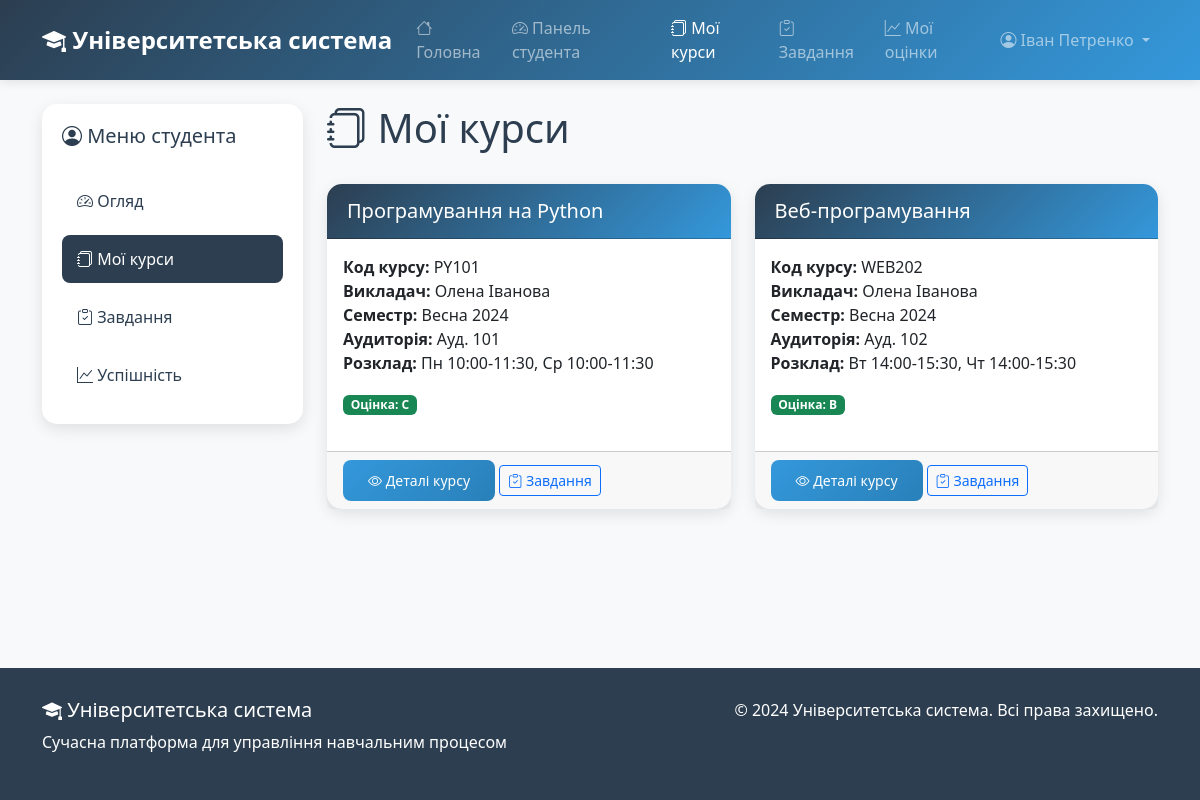
/student/courses/ (signed in), run on an earlier commit of the app's database.
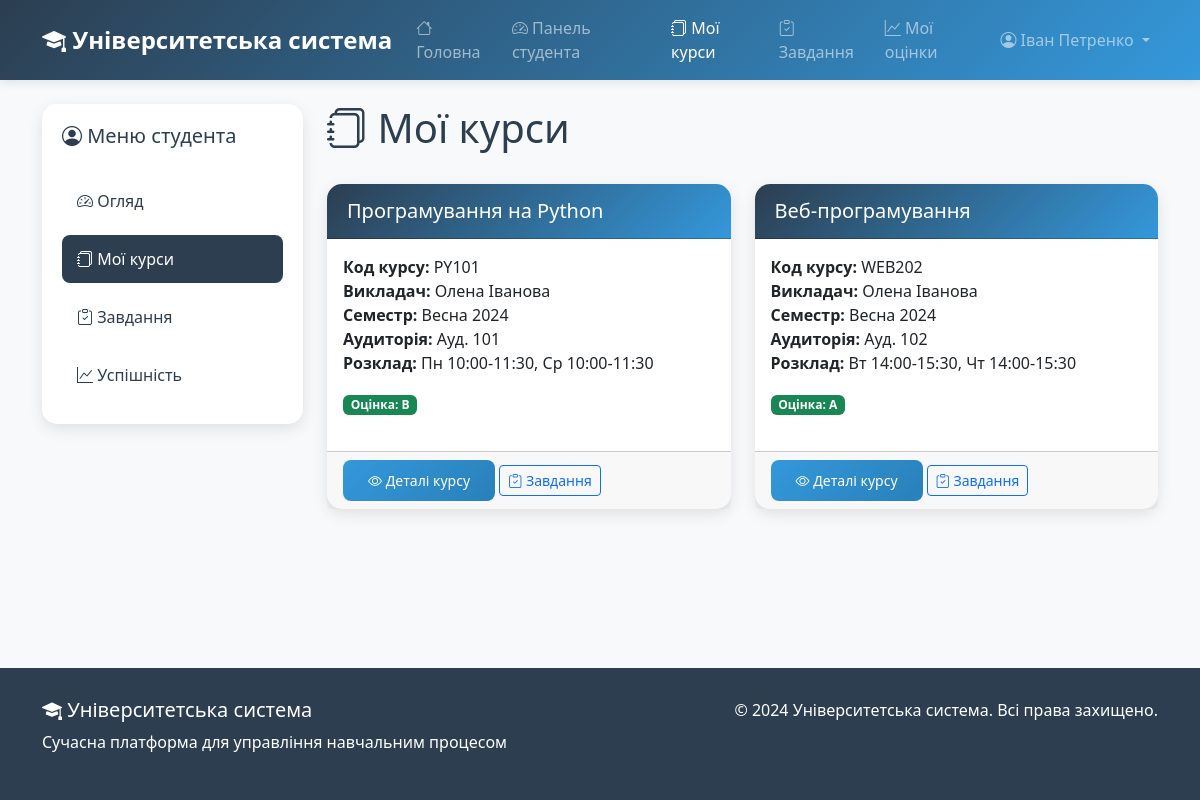
And on a later commit of the database.
### lms/models.py (models this page shows, shortened)
class Enrollment(models.Model):
    student = models.ForeignKey(Student, on_delete=models.CASCADE, verbose_name=_("студент"))
    class_enrolled = models.ForeignKey(Class, on_delete=models.CASCADE, verbose_name=_("заняття"))
    enrollment_date = models.DateField(auto_now_add=True, verbose_name=_("дата запису"))
    grade = models.CharField(max_length=2, blank=True, null=True, verbose_name=_("оцінка"))
    class Meta:
        unique_together = ('student', 'class_enrolled')
        verbose_name = _("запис")
        verbose_name_plural = _("записи")

class Class(models.Model):
    course = models.ForeignKey(Course, on_delete=models.CASCADE, verbose_name=_("курс"))
    professor = models.ForeignKey(Professor, on_delete=models.CASCADE, verbose_name=_("викладач"))
    semester = models.CharField(max_length=20, verbose_name=_("семестр"))
    schedule = models.CharField(max_length=100, verbose_name=_("розклад"))
    classroom = models.CharField(max_length=50, verbose_name=_("аудиторія"))
    class Meta:
        verbose_name = _("заняття")
        verbose_name_plural = _("заняття")

class Course(models.Model):
    name = models.CharField(max_length=100, verbose_name=_("назва"))
    code = models.CharField(max_length=10, unique=True, verbose_name=_("код"))
    description = models.TextField(verbose_name=_("опис"))
    credits = models.IntegerField(
        validators=[MinValueValidator(1), MaxValueValidator(10)],
        verbose_name=_("кредити")
    )
    department = models.ForeignKey(Department, on_delete=models.CASCADE, verbose_name=_("кафедра"))
    class Meta:
        verbose_name = _("курс")
        verbose_name_plural = _("курси")

class Professor(models.Model):
    user = models.OneToOneField(User, on_delete=models.CASCADE, verbose_name=_("користувач"))
    department = models.ForeignKey(Department, on_delete=models.CASCADE, verbose_name=_("кафедра"))
    office = models.CharField(max_length=50, verbose_name=_("офіс"))
    class Meta:
        verbose_name = _("викладач")
        verbose_name_plural = _("викладачі")

### lms/views.py (the view)
# urls.py: path('student/courses/', views.student_courses, name='student_courses'),
@login_required
def student_courses(request):
    try:
        student = request.user.student
    except Student.DoesNotExist:
        return HttpResponseForbidden("Доступ запрещен")
    enrollments = Enrollment.objects.filter(student=student).select_related('class_enrolled')
    return render(request, 'lms/student_courses.html', {
        'enrollments': enrollments
    })

### lms/templates/lms/student_courses.html (shortened to what this page needs)
{% extends 'lms/base.html' %}
{% block content %}
<div class="container mt-4">
    <div class="row">
        <div class="col-md-3">
            <div class="sidebar">
                <h5 class="mb-4"><i class="bi bi-person-circle"></i> Меню студента</h5>
                <ul class="nav flex-column">
                    <li class="nav-item">
                        <a class="nav-link" href="{% url 'student_dashboard' %}">
                            <i class="bi bi-speedometer2"></i> Огляд
                        </a>
                    </li>
                    <li class="nav-item">
                        <a class="nav-link active" href="{% url 'student_courses' %}">
                            <i class="bi bi-journals"></i> Мої курси
                        </a>
                    </li>
                    <li class="nav-item">
                        <a class="nav-link" href="{% url 'student_assignments' %}">
                            <i class="bi bi-clipboard-check"></i> Завдання
                        </a>
                    </li>
                    <li class="nav-item">
                        <a class="nav-link" href="{% url 'student_grades' %}">
                            <i class="bi bi-graph-up"></i> Успішність
                        </a>
                    </li>
                </ul>
            </div>
        </div>
        <div class="col-md-9">
            <div class="d-flex justify-content-between align-items-center mb-4">
                <h1><i class="bi bi-journals"></i> Мої курси</h1>
            </div>
            {% if enrollments %}
                <div class="row">
                    {% for enrollment in enrollments %}
                    <div class="col-md-6 mb-4">
                        <div class="card h-100">
                            <div class="card-header">
                                <h5 class="card-title mb-0">{{ enrollment.class_enrolled.course.name }}</h5>
                            </div>
                            <div class="card-body">
                                <p class="card-text">
                                    <strong>Код курсу:</strong> {{ enrollment.class_enrolled.course.code }}<br>
                                    <strong>Викладач:</strong> {{ enrollment.class_enrolled.professor.user.get_full_name }}<br>
                                    <strong>Семестр:</strong> {{ enrollment.class_enrolled.semester }}<br>
                                    <strong>Аудиторія:</strong> {{ enrollment.class_enrolled.classroom }}<br>
                                    <strong>Розклад:</strong> {{ enrollment.class_enrolled.schedule }}
                                </p>
                                {% if enrollment.grade %}
                                    <span class="badge bg-success">Оцінка: {{ enrollment.grade }}</span>
                                {% else %}
                                    <span class="badge bg-warning">Оцінка очікується</span>
                                {% endif %}
                            </div>
                            <div class="card-footer">
                                <a href="{% url 'class_detail' enrollment.class_enrolled.id %}" class="btn btn-primary btn-sm">
                                    <i class="bi bi-eye"></i> Деталі курсу
                                </a>
                                <a href="{% url 'class_assignments' enrollment.class_enrolled.id %}" class="btn btn-outline-primary btn-sm">
                                    <i class="bi bi-clipboard-check"></i> Завдання
                                </a>
                            </div>
                        </div>
                    </div>
                    {% endfor %}
                </div>
            {% else %}
                <div class="alert alert-info">
                    <i class="bi bi-info-circle"></i> Ви ще не записані на жоден курс.
                </div>
            {% endif %}
        </div>
    </div>
</div>
{% endblock %}

### lms/templates/lms/base.html (shortened to what this page needs)
<!DOCTYPE html>
<html lang="uk">
<head>
    <link href="https://cdn.jsdelivr.net/npm/bootstrap@5.3.0/dist/css/bootstrap.min.css" rel="stylesheet">
    <link rel="stylesheet" href="https://cdn.jsdelivr.net/npm/bootstrap-icons@1.10.0/font/bootstrap-icons.css">
</head>
<body>
<nav class="navbar navbar-expand-lg navbar-dark" style="background: linear-gradient(135deg, var(--primary-color), var(--secondary-color));">
    <div class="container">
        <a class="navbar-brand" href="{% url 'home' %}">
            <i class="bi bi-mortarboard-fill"></i> Університетська система
        </a>
        <div class="collapse navbar-collapse" id="navbarNav">
            <ul class="navbar-nav me-auto">
                <li class="nav-item">
                    <a class="nav-link" href="{% url 'home' %}"><i class="bi bi-house"></i> Головна</a>
                </li>
                {% if user.is_authenticated %}
                {% if user.is_staff or user.professor %}
                <li class="nav-item">
                    <a class="nav-link" href="{% url 'professor_dashboard' %}"><i class="bi bi-speedometer2"></i> Панель викладача</a>
                </li>
                <li class="nav-item">
                    <a class="nav-link" href="{% url 'class_list' %}"><i class="bi bi-journals"></i> Мої курси</a>
                </li>
                <li class="nav-item">
                    <a class="nav-link" href="{% url 'professor_grades' %}"><i class="bi bi-clipboard-data"></i> Управління оцінками</a>
                </li>
                {% else %}
                <li class="nav-item">
                    <a class="nav-link" href="{% url 'student_dashboard' %}"><i class="bi bi-speedometer2"></i> Панель студента</a>
                </li>
                <li class="nav-item">
                    <a class="nav-link" href="{% url 'student_courses' %}"><i class="bi bi-journals"></i> Мої курси</a>
                </li>
                <li class="nav-item">
                    <a class="nav-link" href="{% url 'student_assignments' %}"><i class="bi bi-clipboard-check"></i> Завдання</a>
                </li>
                <li class="nav-item">
                    <a class="nav-link" href="{% url 'student_grades' %}"><i class="bi bi-graph-up"></i> Мої оцінки</a>
                </li>
                {% endif %}
                {% endif %}
            </ul>
            <ul class="navbar-nav">
                {% if user.is_authenticated %}
                <li class="nav-item dropdown">
                    <a class="nav-link dropdown-toggle" href="#" id="navbarDropdown" role="button" data-bs-toggle="dropdown">
                        <i class="bi bi-person-circle"></i> {{ user.get_full_name|default:user.username }}
                    </a>
                </li>
                {% else %}
                <li class="nav-item">
                    <a class="nav-link" href="{% url 'login' %}">
                        <i class="bi bi-box-arrow-in-right"></i> Увійти
                    </a>
                </li>
                {% endif %}
            </ul>
        </div>
    </div>
</nav>
<main class="fade-in">
    {% block content %}
    {% endblock %}
</main>
<footer class="footer mt-auto">
    <div class="container">
        <div class="row">
            <div class="col-md-6">
                <h5><i class="bi bi-mortarboard-fill"></i> Університетська система</h5>
                <p>Сучасна платформа для управління навчальним процесом</p>
            </div>
            <div class="col-md-6 text-md-end">
                <p>&copy; 2024 Університетська система. Всі права захищено.</p>
            </div>
        </div>
    </div>
</footer>
</body>
</html>

### lms/templates/lms/base.html (style rules this page uses)
:root { --primary-color: #2c3e50; --secondary-color: #3498db; --accent-color: #e74c3c; --light-bg: #f8f9fa; --dark-text: #2c3e50; --success-color: #27ae60; --warning-color: #f39c12; --info-color: #17a2b8; }
body { background-color: var(--light-bg); font-family: 'Segoe UI', Tahoma, Geneva, Verdana, sans-serif; color: var(--dark-text); min-height: 100vh; display: flex; flex-direction: column; }
main { flex: 1; }
.navbar-brand { font-weight: bold; font-size: 1.5rem; }
.card { border: none; border-radius: 15px; box-shadow: 0 5px 15px rgba(0,0,0,0.1); transition: transform 0.3s ease, box-shadow 0.3s ease; margin-bottom: 20px; }
.card-header { background: linear-gradient(135deg, var(--primary-color), var(--secondary-color)); color: white; border-radius: 15px 15px 0 0 !important; padding: 15px 20px; font-weight: 600; }
.btn-primary { background: linear-gradient(135deg, var(--secondary-color), #2980b9); border: none; border-radius: 8px; padding: 10px 25px; font-weight: 500; transition: all 0.3s ease; }
.sidebar { background: white; border-radius: 15px; box-shadow: 0 5px 15px rgba(0,0,0,0.1); padding: 20px; position: sticky; top: 20px; }
.sidebar .nav-link { color: var(--dark-text); padding: 12px 15px; margin: 5px 0; border-radius: 8px; transition: all 0.3s ease; font-weight: 500; }
.sidebar .nav-link.active { background-color: var(--primary-color); color: white; }
.footer { background: var(--primary-color); color: white; padding: 30px 0; margin-top: 50px; }
.navbar { box-shadow: 0 2px 10px rgba(0,0,0,0.1); }
.nav-link { font-weight: 500; transition: all 0.3s ease; }
.fade-in { animation: fadeIn 0.5s ease-out; }

What changed in the data, as far as the page shows it:
changed Enrollment "Програмування на Python": grade "C" → "B"
changed Enrollment "Веб-програмування": grade "B" → "A"
